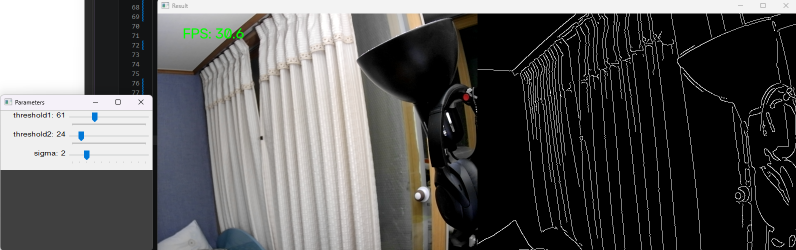
#> input picture week1.png, 1592 x 500 px, given in place of the camera (shown at 1/2 size)
$ python main.py
#> lines starting #> are read from the running program, lines starting #| are printed output that depends on the picture
#> in showDis, frame is the input picture: shape (500, 1592, 3); mean B, G, R 90.1, 90.6, 91.1
import cv2
import numpy as np
import matplotlib


def capCam () :
    cap = cv2.VideoCapture(0)

    if cap.isOpened() :
        cap.set(cv2.CAP_PROP_FRAME_WIDTH, 640)
        cap.set(cv2.CAP_PROP_FRAME_HEIGHT, 480)

        print(f"{int(cap.get(cv2.CAP_PROP_FRAME_WIDTH))} x {int(cap.get(cv2.CAP_PROP_FRAME_HEIGHT))}")
        print('카메라가 정상적으로 연결 되었습니다.')
        return cap

    else :
        print('카메라가 연결 되지 않았습니다.')
        cap.release()
        return None

def nothing(x):
    pass

def grayscale(frame):
    return cv2.cvtColor(frame, cv2.COLOR_BGR2GRAY)
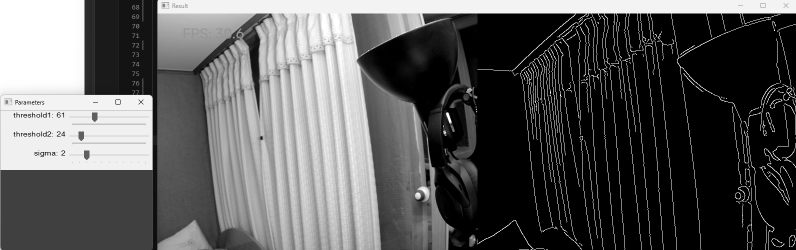
#> returned value: shape (500, 1592) (shown at 1/2 size); min 0, max 255, mean 90.7

def g_blur(frame,sigma):
#> called with sigma = 1
    return cv2.GaussianBlur(frame,(0,0),sigma)

def preprocess(frame, th1, th2, sigma=1):
        gray = grayscale(frame.copy())
        blur = g_blur(gray.copy(),sigma)
        canny = cv2.Canny(blur.copy(), th1, th2, apertureSize = 5)
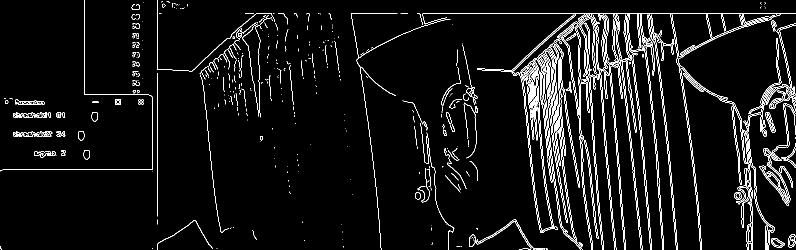
#> canny: shape (500, 1592) (shown at 1/2 size); 5% white in thin lines or dots

        cv2.imshow('Grayscale',gray)
        cv2.imshow('Gaussian',blur)
        cv2.imshow('Gaussian',canny)

def showDis (cap):

    if not cap :
        print(f"showDis : Camera가 연결 되지 않았습니다.")
        cap.release()
        return None

    cv2.namedWindow('edge')

    cv2.createTrackbar('threshold1','edge',2000,5000,nothing)
    cv2.createTrackbar('threshold2','edge',2000,5000,nothing)


    while True:
        ret,frame = cap.read()

        if not ret :
            print("프레임이 존재 하지 않습니다.")
            break


        th1 = cv2.getTrackbarPos('threshold1', 'edge')
        th2 = cv2.getTrackbarPos('threshold2', 'edge')

        # cv2.imshow('Camera',frame)
        preprocess(frame,th1,th2)

        if cv2.waitKey(1) & 0xFF == ord('q'):
#> (key q is pressed here)
            break

    cap.release()
    cv2.destroyAllWindows()


if __name__ == "__main__" :
    cap = capCam()
    showDis(cap)
